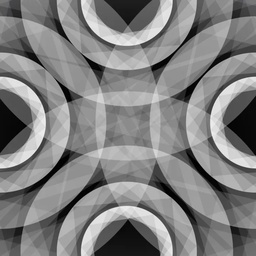
#> input picture portadora.jpg, 256 x 256 px, shrunk from 719 x 719 before the run
$ python codNico.py
#> lines starting #> are read from the running program, lines starting #| are printed output that depends on the picture
import cv2
import numpy as np
import matplotlib.pyplot as plt

def img_to_bits(img):
    """Convierte una imagen en escala de grises a una cadena de bits."""
    flat = img.flatten()
    bits = ''.join([format(val, '08b') for val in flat])
    return bits

def bits_to_img(bits, shape):
    """Convierte una cadena de bits a una imagen en escala de grises."""
    vals = [int(bits[i:i+8], 2) for i in range(0, len(bits), 8)]
    arr = np.array(vals, dtype=np.uint8).reshape(shape)
    return arr

# Cargar imágenes en escala de grises
cover = cv2.imread('portadora.jpg', cv2.IMREAD_GRAYSCALE)
#> cover: shape (256, 256); min 0, max 242, mean 128
secret = cv2.imread('secreta.png', cv2.IMREAD_GRAYSCALE)
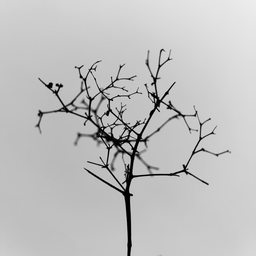
#> input picture secreta.png, 256 x 256 px, shrunk from 719 x 719 before the run
#> secret is the input picture: shape (256, 256); min 0, max 237, mean 191.6
secret = cv2.resize(secret, (cover.shape[1], cover.shape[0]))

# --- LSB clásico (por si lo necesitas) ---

cover_clean = cover & 0b11111100
secret_bits = secret >> 6
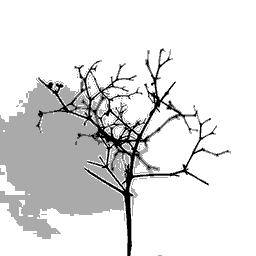
#> secret_bits: shape (256, 256); min 0, max 3, mean 2.64; drawn with min black and max white
stego_lsb = cover_clean | secret_bits
cv2.imwrite('estego_lsb.png', stego_lsb)  # Guarda la imagen con la secreta oculta
recuperada_lsb = (stego_lsb & 0b00000011) << 6
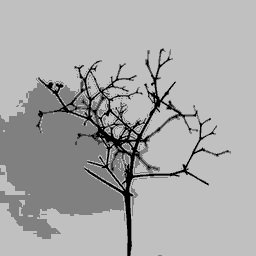
#> recuperada_lsb: shape (256, 256); min 0, max 192, mean 169.2

# Redimensionar la imagen secreta para que quepa en la de cobertura
max_bytes = cover.size * 2 // 8  # 2 bits por píxel, 8 bits por byte
#> max_bytes = 16384
while secret.size > max_bytes:
    secret = cv2.resize(secret, (secret.shape[1] // 2, secret.shape[0] // 2))
#> this loop made 1 pass
#> pass 1, `secret = cv2.resize(secret, (secret.shape[1] // 2, secret.shape[0] // ..`:
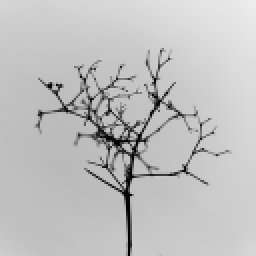
#> secret: shape (128, 128) (shown 2 times larger); min 0, max 237, mean 191.7

# --- TF2D según el enunciado ---
bits = img_to_bits(secret)
#> in img_to_bits, `flat = img.flatten()`: flat = 16384 values, max 237 at index 126, min 0 at index 6092, mean 191.7
max_bits = cover.size * 2  # 2 bits por cada píxel (real e imaginaria)
#> max_bits = 131072
if len(bits) > max_bits:
    raise ValueError("La imagen secreta es demasiado grande para ocultar en la de cobertura.")

# Transformada de Fourier 2D de la imagen de cobertura
f = np.fft.fft2(cover)
fshift = np.fft.fftshift(f)
real = np.real(fshift)
imag = np.imag(fshift)
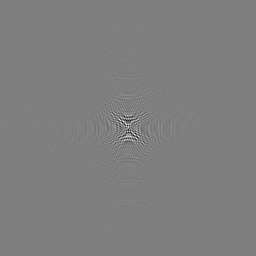
#> imag: shape (256, 256) float64; min -211389.1, max 211389.1, mean 0; drawn with min black and max white

# Ocultar los bits en los signos de las componentes reales e imaginarias
idx = 0
for i in range(real.shape[0]):
    for j in range(real.shape[1]):
        if idx >= len(bits):
            break
        # Real
        bit = int(bits[idx])
        real[i, j] = abs(real[i, j]) if bit == 0 else -abs(real[i, j])
        idx += 1
        if idx >= len(bits):
            break
        # Imaginaria
        bit = int(bits[idx])
        imag[i, j] = abs(imag[i, j]) if bit == 0 else -abs(imag[i, j])
        idx += 1
    if idx >= len(bits):
        break
#> after the loop, idx = 131072

# Reconstruir la imagen estego (Fourier)
f_mod = real + 1j * imag
f_ishift = np.fft.ifftshift(f_mod)
img_stego_fourier = np.fft.ifft2(f_ishift)
img_stego_fourier = np.abs(img_stego_fourier)
img_stego_fourier = np.clip(img_stego_fourier, 0, 255).astype(np.uint8)
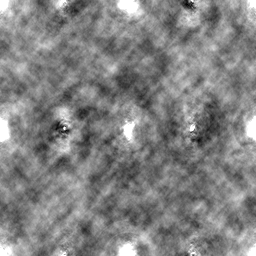
#> img_stego_fourier: shape (256, 256); min 0, max 255, mean 129.9

# Decodificación: extraer los bits de los signos
f2 = np.fft.fft2(img_stego_fourier)
f2shift = np.fft.fftshift(f2)
real2 = np.real(f2shift)
imag2 = np.imag(f2shift)

bits_rec = ''
idx = 0
for i in range(real2.shape[0]):
    for j in range(real2.shape[1]):
        if idx >= len(bits):
            break
        bits_rec += '0' if real2[i, j] >= 0 else '1'
        idx += 1
        if idx >= len(bits):
            break
        bits_rec += '0' if imag2[i, j] >= 0 else '1'
        idx += 1
    if idx >= len(bits):
        break
#> after the loop, idx = 131072

# Reconstruir la imagen secreta recuperada
secret_rec = bits_to_img(bits_rec, secret.shape)
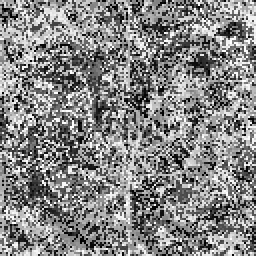
#> secret_rec: shape (128, 128) (shown 2 times larger); min 0, max 255, mean 132.9

# Mostrar resultados
plt.figure(figsize=(12, 8))
plt.subplot(2,3,1)
plt.title("Cobertura")
plt.imshow(cover, cmap='gray')
plt.axis('off')
plt.subplot(2,3,2)
plt.title("Secreta Original")
plt.imshow(secret, cmap='gray')
plt.axis('off')
plt.subplot(2,3,3)
plt.title("Estego LSB")
plt.imshow(stego_lsb, cmap='gray')
plt.axis('off')
plt.subplot(2,3,4)
plt.title("Recuperada LSB")
plt.imshow(recuperada_lsb, cmap='gray')
plt.axis('off')
plt.subplot(2,3,5)
plt.title("Estego Fourier")
plt.imshow(img_stego_fourier, cmap='gray')
plt.axis('off')
plt.subplot(2,3,6)
plt.title("Recuperada Fourier")
plt.imshow(secret_rec, cmap='gray')
plt.axis('off')
plt.tight_layout()
plt.show()

secret_shape = (64, 64)  # Por ejemplo, (64, 64)
num_bits = secret_shape[0] * secret_shape[1] * 8
